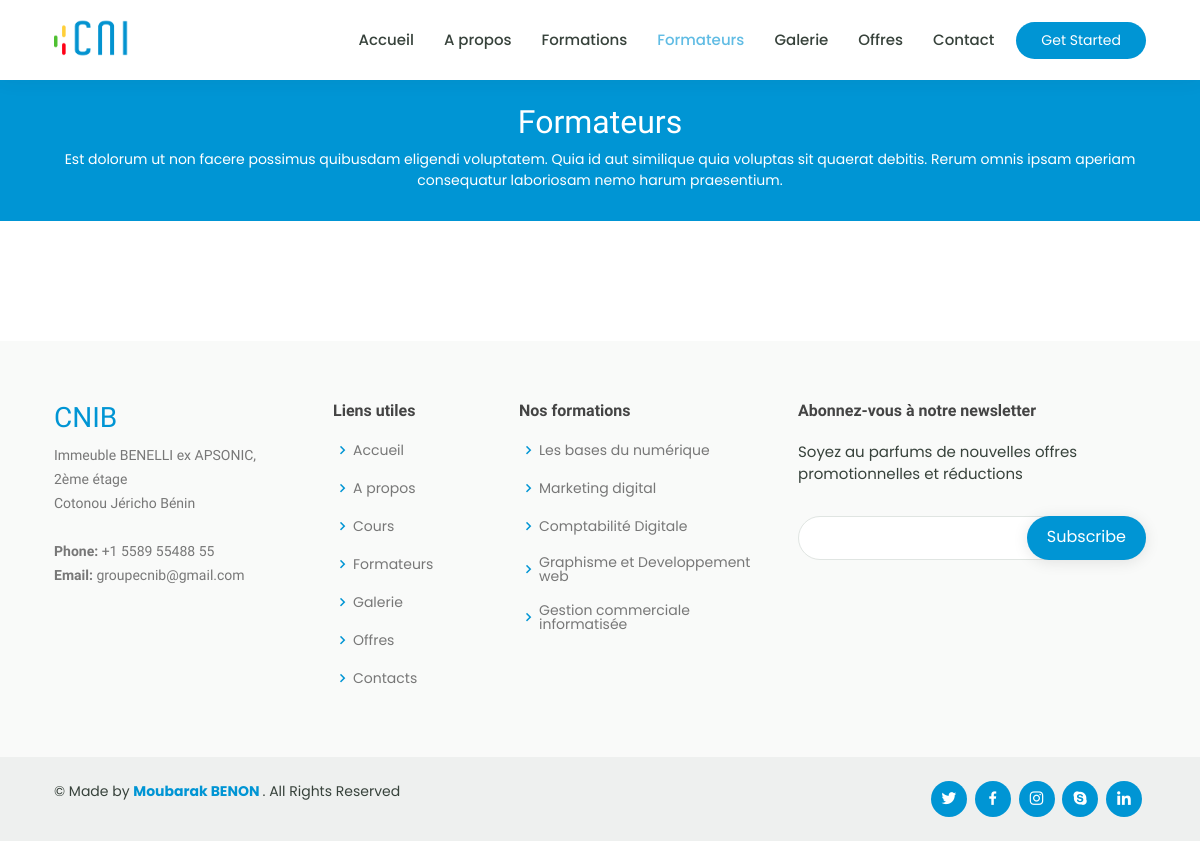
Before: /cnib/trainers with the older database file.
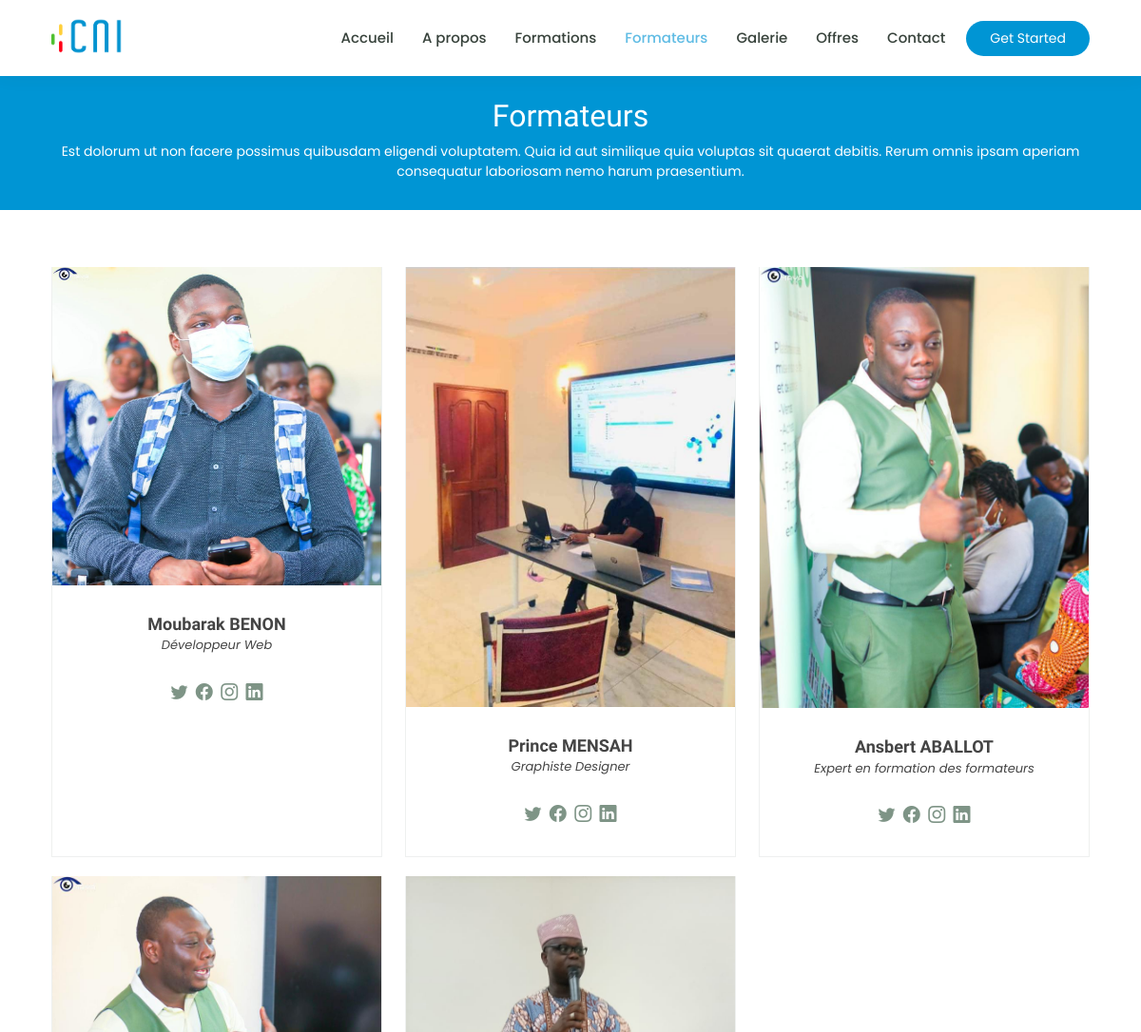
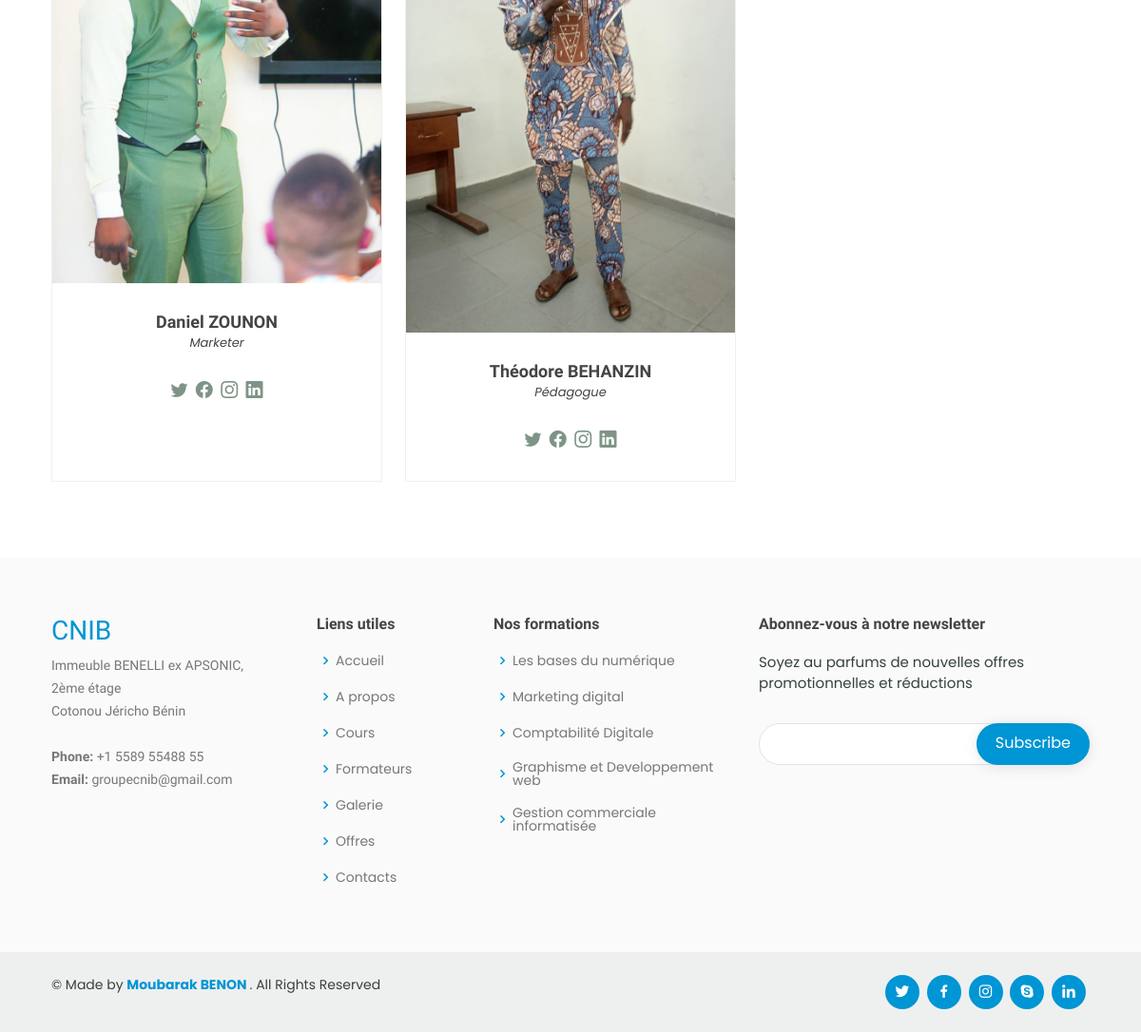
After: the same page with the newer database file (2 pictures, top to bottom).
### app/models.py (models this page shows, shortened)
class Cours(models.Model):
    nom = models.CharField(max_length=100)
    coursthumbnail = models.ImageField(upload_to="cours", blank=True, null=True)
    price = models.IntegerField(default=50000)
    libele = models.TextField(max_length=500,blank=True, null=True)
    description = models.TextField(max_length=1000)
    prof=models.CharField(choices=les_choix, max_length=50, default="")
    profimage = models.ImageField(upload_to="enseignants", blank=True, null=True)
    def get_absolute_url(self):
        return reverse("course_details", kwargs = {"id": self.id}) # nom de l'url "product" et un paramètre contenant le slug

class Formateur(models.Model):
    nom =models.CharField(choices=les_choix, max_length=50, default="")
    cours = models.ManyToManyField(Cours)
    profimage = models.ImageField(upload_to="enseignants", blank=True, null=True)
    description = models.TextField(max_length=1000)
    fontion = models.TextField(max_length=500)
    onIndex = models.BooleanField(default=False, null=True, blank=True)

### app/views.py (the view)
# urls.py: path('trainers', views.trainers, name='trainers'),
def trainers(request):
    formations = Cours.objects.all()
    formateurs = Formateur.objects.all()
    return render(request, 'app/trainers.html', context={"formations":formations, 'formateurs':formateurs})

### app/templates/app/trainers.html (shortened to what this page needs)
{% extends 'app/index.html' %}
{% block trainersli %}class="active"{% endblock trainersli %}
  {% block about %}
  <main id="main" data-aos="fade-in">
    <div class="breadcrumbs">
      <div class="container">
        <h2>Formateurs</h2>
        <p>Est dolorum ut non facere possimus quibusdam eligendi voluptatem. Quia id aut similique quia voluptas sit quaerat debitis. Rerum omnis ipsam aperiam consequatur laboriosam nemo harum praesentium. </p>
      </div>
    </div>
    <section id="trainers" class="trainers">
      <div class="container" data-aos="fade-up">
        <div class="row" data-aos="zoom-in" data-aos-delay="100">
          {% for formateur in formateurs %}
          <div class="col-lg-4 col-md-6 d-flex align-items-stretch">
            <div class="member">
              <img src="{{ formateur.profimage.url }}" class="img-fluid" alt="">
              <div class="member-content">
                <h4>{{ formateur.nom }}</h4>
                <span>{{ formateur.fontion }}</span>
                <p>
                </p>
                <div class="social">
                  <a href=""><i class="bi bi-twitter"></i></a>
                  <a href=""><i class="bi bi-facebook"></i></a>
                  <a href=""><i class="bi bi-instagram"></i></a>
                  <a href=""><i class="bi bi-linkedin"></i></a>
                </div>
              </div>
            </div>
          </div>
          {% endfor %}
        </div>
      </div>
    </section>
  </main>
  {% endblock about %}

### app/templates/app/index.html (shortened to what this page needs)
{% load static %}
<!DOCTYPE html>
<html lang="en">
<head>
  <link rel="stylesheet" href="https://cdnjs.cloudflare.com/ajax/libs/font-awesome/6.1.1/css/all.min.css"
 />
  <link href="{% static 'app/vendor/animate.css/animate.min.css' %}" rel="stylesheet">
  <link href="{% static 'app/vendor/aos/aos.css' %}" rel="stylesheet">
  <link href="{% static 'app/vendor/bootstrap/css/bootstrap.min.css' %}" rel="stylesheet">
  <link href="{% static 'app/vendor/bootstrap-icons/bootstrap-icons.css' %}" rel="stylesheet">
  <link href="{% static 'app/vendor/boxicons/css/boxicons.min.css' %}" rel="stylesheet">
  <link href="{% static 'app/vendor/remixicon/remixicon.css' %}" rel="stylesheet">
  <link href="{% static 'app/vendor/swiper/swiper-bundle.min.css' %}" rel="stylesheet">
  <link href="https://cdn.jsdelivr.net/npm/bootstrap@5.0.2/dist/css/bootstrap.min.css" rel="stylesheet"
>
  <link href="{% static 'app/css/style.css' %}" rel="stylesheet">
</head>
<body>
  <header id="header" class="fixed-top">
    <div class="container d-flex align-items-center">
      <a href="index.html" class="logo me-auto"><img src="{% static 'app/images/LOGO/1.png' %}" alt="" class="img-fluid"
          style="background-size: cover; height: 50px;"></a>
      <nav id="navbar" class="navbar order-last order-lg-0">
        <ul>
          <li><a {% block indexli %}class="active" {% endblock indexli %} href="{% url 'index'  %}">Accueil</a></li>
          <li><a href="{% url 'about' %}" {% block aboutli %}{% endblock aboutli %}>A propos</a></li>
          <li><a href="{% url 'courses'  %}" {% block coursesli %}{% endblock coursesli %}>Formations</a></li>
          <li><a href="{% url 'trainers'  %}" {% block trainersli %}{% endblock trainersli %}>Formateurs</a></li>
          <li><a href="{% url 'events' %}" {% block eventsli %}{% endblock eventsli %}>Galerie</a></li>
          <li><a href="{% url 'pricing'  %}" {% block pricingli %}{% endblock pricingli %}>Offres</a></li>
          <li><a href="{% url 'contact'  %}" {% block contactli %}{% endblock contactli %}>Contact</a></li>
        </ul>
      </nav>
      <a href="{% url 'courses'  %}" class="get-started-btn">Get Started</a>
    </div>
  </header>
  {% block about %}{% endblock about %}
  <footer id="footer">
    <div class="footer-top">
      <div class="container">
        <div class="row">
          <div class="col-lg-3 col-md-6 footer-contact">
            <h3 style="color: #0095d4;">CNIB</h3>
            <p>
              Immeuble BENELLI ex APSONIC, <br>
              2ème étage <br>
              Cotonou Jéricho Bénin<br>
              <br>
              <strong>Phone:</strong> +1 5589 55488 55<br>
              <strong>Email:</strong> groupecnib@gmail.com<br>
            </p>
          </div>
          <div class="col-lg-2 col-md-6 footer-links">
            <h4>Liens utiles</h4>
            <ul>
              <li><i class="bx bx-chevron-right"></i> <a href="{% url 'index' %}" {% ">Accueil</a></li>
              <li><i class="bx bx-chevron-right"></i> <a href="{% url 'about' %}" {% ">A propos</a></li>
              <li><i class="bx bx-chevron-right"></i> <a href="{% url 'courses'  %}" ">Cours</a></li>
              <li><i class=" bx bx-chevron-right"></i> <a href="{% url 'trainers'  %}"">Formateurs</a></li>
              <li><i class=" bx bx-chevron-right"></i> <a href="{% url 'events' %}" {%">Galerie</a></li>
              <li><i class="bx bx-chevron-right"></i> <a href="{% url 'pricing'  %}" ">Offres</a></li>
              <li><i class=" bx bx-chevron-right"></i> <a href="{% url 'contact'  %}" ">Contacts</a></li>
            </ul>
          </div>
          <div class=" col-lg-3 col-md-6 footer-links">
                        <h4>Nos formations</h4>
                        <ul>
                          {% for cour in formations %}
                          <li><i class="bx bx-chevron-right"></i> <a
                              href="{{ cour.get_absolute_url }}">{{ cour.nom }}</a></li>
                          {% endfor %}
                        </ul>
          </div>
          <div class="col-lg-4 col-md-6 footer-newsletter">
            <h4>Abonnez-vous à notre newsletter</h4>
            <p>Soyez au parfums de nouvelles offres promotionnelles et réductions</p>
            <form action="" method="post">
              <input type="email" name="email"><input type="submit" value="Subscribe">
            </form>
          </div>
        </div>
      </div>
    </div>
    <div class="container d-md-flex py-4">
      <div class="me-md-auto text-center text-md-start">
        <div class="copyright">
          &copy; Made by <strong><span><a href="http://wa.me/22990838919">Moubarak BENON </a></span></strong>. All
          Rights Reserved
        </div>
        <div class="credits">
        </div>
      </div>
      <div class="social-links text-center text-md-right pt-3 pt-md-0">
        <a href="#" class="twitter"><i class="bx bxl-twitter"></i></a>
        <a href="https://www.facebook.com/profile.php?id=100086442344655&mibextid=ZbWKwL" class="facebook"><i class="bx bxl-facebook"></i></a>
        <a href="#" class="instagram"><i class="bx bxl-instagram"></i></a>
        <a href="#" class="google-plus"><i class="bx bxl-skype"></i></a>
        <a href="#" class="linkedin"><i class="bx bxl-linkedin"></i></a>
      </div>
    </div>
  </footer>
</body>
</html>

### app/static/app/css/style.css (style rules this page uses)
body { font-family: "poppins"; color: #444444; }
a { color: #0095d4; text-decoration: none; }
h1, h2, h3, h4, h5, h6 { font-family: "Raleway", sans-serif; }
#header { background: #fff; transition: all 0.5s; z-index: 997; padding: 15px 0; box-shadow: 0px 0 18px rgba(55, 66, 59, 0.08); }
#header .logo { font-size: 30px; margin: 0; padding: 0; line-height: 1; font-weight: 600; letter-spacing: 1px; text-transform: uppercase; font-family: "Poppins", sans-serif; }
#header .logo img { height: 150px; background-size: cover; }
.get-started-btn { margin-left: 22px; background: #0095d4; color: #fff; border-radius: 50px; padding: 8px 25px; white-space: nowrap; transition: 0.3s; font-size: 14px; display: inline-block; }
.navbar { padding: 0; }
.navbar ul { margin: 0; padding: 0; display: flex; list-style: none; align-items: center; }
.navbar li { position: relative; }
.navbar a, .navbar a:focus { display: flex; align-items: center; justify-content: space-between; padding: 10px 0 10px 30px; font-family: "Poppins", sans-serif; font-size: 15px; font-weight: 500; color: #37423b; white-space: nowrap; transition: 0.3s; }
.navbar a:hover, .navbar .active, .navbar .active:focus, .navbar li:hover>a { color: #60bce4; }
section { padding: 60px 0; overflow: hidden; }
.breadcrumbs { margin-top: 73px; text-align: center; background: #0095d4; padding: 30px 0; color: #fff; }
.breadcrumbs h2 { font-size: 32px; font-weight: 500; }
.breadcrumbs p { font-size: 14px; margin-bottom: 0; }
.trainers .member { text-align: center; margin-bottom: 20px; background: #fff; border: 1px solid #eef0ef; }
.trainers .member img { margin: -1px -1px 30px -1px; }
.trainers .member .member-content { padding: 0 20px 30px 20px; }
.trainers .member h4 { font-weight: 700; margin-bottom: 2px; font-size: 18px; }
.trainers .member span { font-style: italic; display: block; font-size: 13px; }
.trainers .member p { padding-top: 10px; font-size: 14px; font-style: italic; color: #aaaaaa; }
.trainers .member .social { margin-top: 15px; }
.trainers .member .social a { color: #7e9486; transition: 0.3s; }
.trainers .member .social i { font-size: 18px; margin: 0 2px; }
#footer { color: #37423b; font-size: 14px; background: #eef0ef; }
#footer .footer-top { padding: 60px 0 30px 0; background: #f9faf9; }
#footer .footer-top .footer-contact { margin-bottom: 30px; }
#footer .footer-top .footer-contact p { font-size: 14px; line-height: 24px; margin-bottom: 0; font-family: "Raleway", sans-serif; color: #777777; }
#footer .footer-top h4 { font-size: 16px; font-weight: bold; color: #444444; position: relative; padding-bottom: 12px; }
#footer .footer-top .footer-links { margin-bottom: 30px; }
#footer .footer-top .footer-links ul { list-style: none; padding: 0; margin: 0; }
#footer .footer-top .footer-links ul i { padding-right: 2px; color: #0095d4; font-size: 18px; line-height: 1; }
#footer .footer-top .footer-links ul li { padding: 10px 0; display: flex; align-items: center; }
#footer .footer-top .footer-links ul li:first-child { padding-top: 0; }
#footer .footer-top .footer-links ul a { color: #777777; transition: 0.3s; display: inline-block; line-height: 1; }
#footer .footer-newsletter { font-size: 15px; }
#footer .footer-newsletter h4 { font-size: 16px; font-weight: bold; color: #444444; position: relative; padding-bottom: 12px; }
#footer .footer-newsletter form { margin-top: 30px; background: #fff; padding: 6px 10px; position: relative; border-radius: 50px; text-align: left; border: 1px solid #e0e5e2; }
#footer .footer-newsletter form input[type=email] { border: 0; padding: 4px 8px; width: calc(100% - 100px); }
#footer .footer-newsletter form input[type=submit] { position: absolute; top: -1px; right: -1px; bottom: -1px; border: 0; background: none; font-size: 16px; padding: 0 20px 2px 20px; background: #0095d4; color: #fff; transition: 0.3s; border-radius: 50px; box-shadow: 0px 2px 15px rgba(0, 0, 0, 0.1); }
#footer .credits { padding-top: 5px; font-size: 13px; }
#footer .social-links a { font-size: 18px; display: inline-block; background: #0095d4; color: #fff; line-height: 1; padding: 8px 0; margin-right: 4px; border-radius: 50%; text-align: center; width: 36px; height: 36px; transition: 0.3s; }

Changed rows visible on the page:
added Formateur: profimage (picture), nom "Moubarak BENON", fontion "Développeur Web"
added Formateur: profimage (picture), nom "Prince MENSAH", fontion "Graphiste Designer"
added Formateur: profimage (picture), nom "Ansbert ABALLOT", fontion "Expert en formation des formateurs"
added Formateur: profimage (picture), nom "Daniel ZOUNON", fontion "Marketer"
added Formateur: profimage (picture), nom "Théodore BEHANZIN", fontion "Pédagogue"
